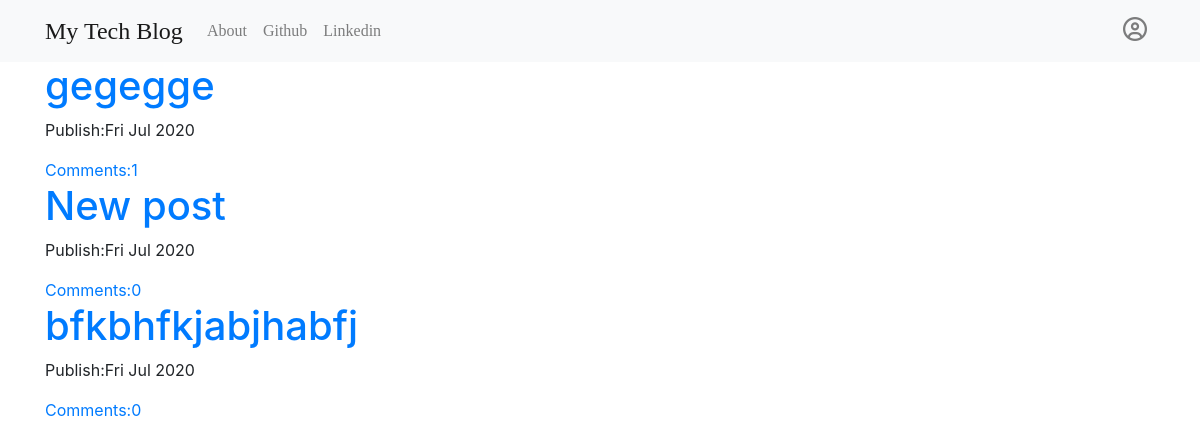
The page / on the database its author committed.
### blog/models.py (models this page shows, shortened)
class Post(models.Model):
    author = models.ForeignKey('auth.User', on_delete=models.CASCADE)
    title = models.CharField(max_length=200)
    text = models.TextField()
    create_date = models.DateTimeField(default=timezone.now)
    publish_date = models.DateTimeField(blank=True, null=True)
    def approve_comment(self):
        return self.comments.filter(approve_comment=True)

### blog/views.py (the view)
# urls.py: path('', views.PostListView.as_view(), name='post_list'),
class PostListView(ListView):
    model = Post
    def get_queryset(self):
        return Post.objects.filter(publish_date__lte=timezone.now()).order_by('-publish_date')

### blog/templates/blog/post_list.html (shortened to what this page needs)
{% extends 'base.html' %}
{% block body_block %}
    <div class="centerstage">
        {% for post in post_list %}
            <div class="post">
                <h1><a href="{% url 'post_detail' pk=post.pk %}">{{ post.title }}</a></h1>
                <div class="date">
                    <p>Publish:{{ post.publish_date|date:'D M Y' }}</p>
                </div>
                <a href="{% url 'post_detail' pk=post.pk %}">Comments:{{ post.approve_comment.count }}</a>
            </div>
        {% endfor %}
    </div>
{% endblock %}

### rows shown on the page
Post: title "gegegge", publish_date "Fri Jul 2020", approve_comment.count "1"
Post: title "New post", publish_date "Fri Jul 2020", approve_comment.count "0"
Post: title "bfkbhfkjabjhabfj", publish_date "Fri Jul 2020", approve_comment.count "0"
